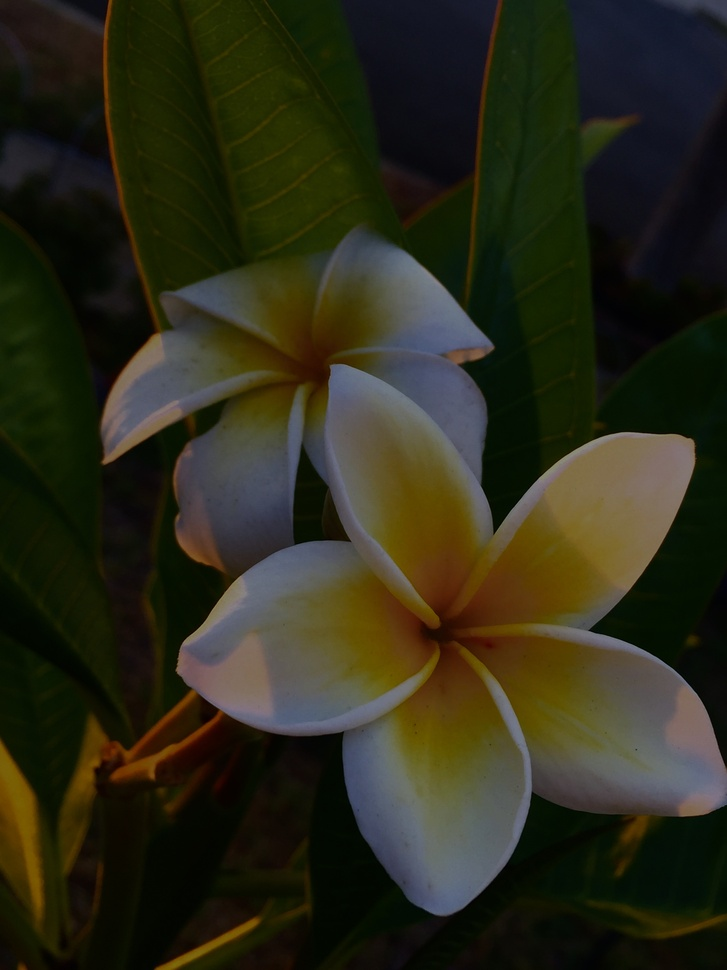
#> input picture Sample_Images/1c08f35275f0941b131725801666d8d3 2.jpg, 727 x 970 px, shrunk from 2448 x 3264 before the run; its folder holds only this picture in this run
$ python -i Combined_UI10.py   (imports and definitions only)
#> lines starting #> are read from the running program, lines starting #| are printed output that depends on the picture
#> further down, picture is the input picture: shape (970, 727, 3); mean B, G, R 25.3, 42.5, 43.1
import cv2
import numpy as np
import streamlit as st
import glob
import matplotlib.pyplot as plt

# Set Streamlit page configuration
# [4 lines not run here, left out]
# Input for gamma value
# [1 line that did not run here, left out]
# [14 lines not run here, left out]

# ---- Define Image Processing Methods ----
# Method 1: CLAHE
def apply_clahe(image):
    lab_image = cv2.cvtColor(image, cv2.COLOR_BGR2LAB)
#> lab_image: shape (970, 727, 3); mean of channels 0, 1, 2 42.9, 126.1, 137.2
    l_channel, a_channel, b_channel = cv2.split(lab_image)
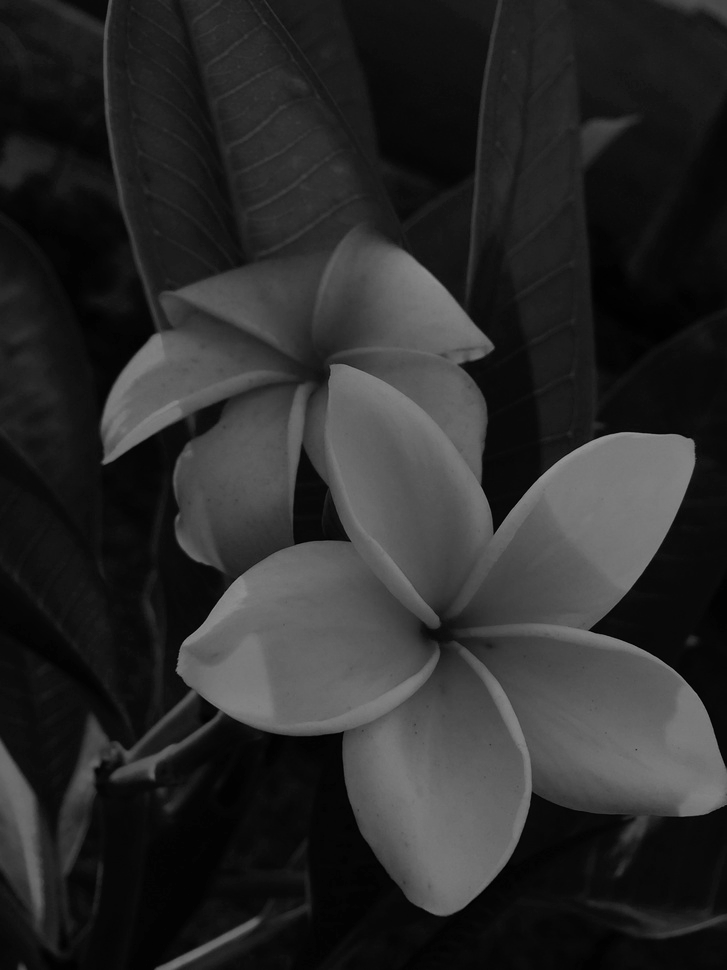
#> l_channel: shape (970, 727); min 0, max 152, mean 42.9
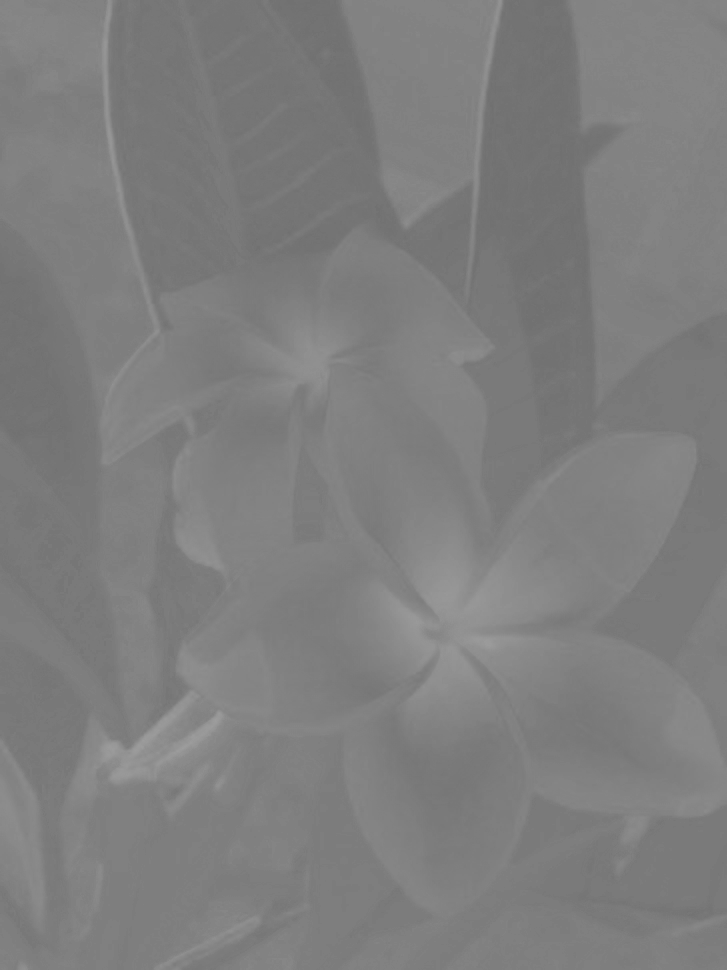
#> a_channel: shape (970, 727); min 111, max 157, mean 126.1
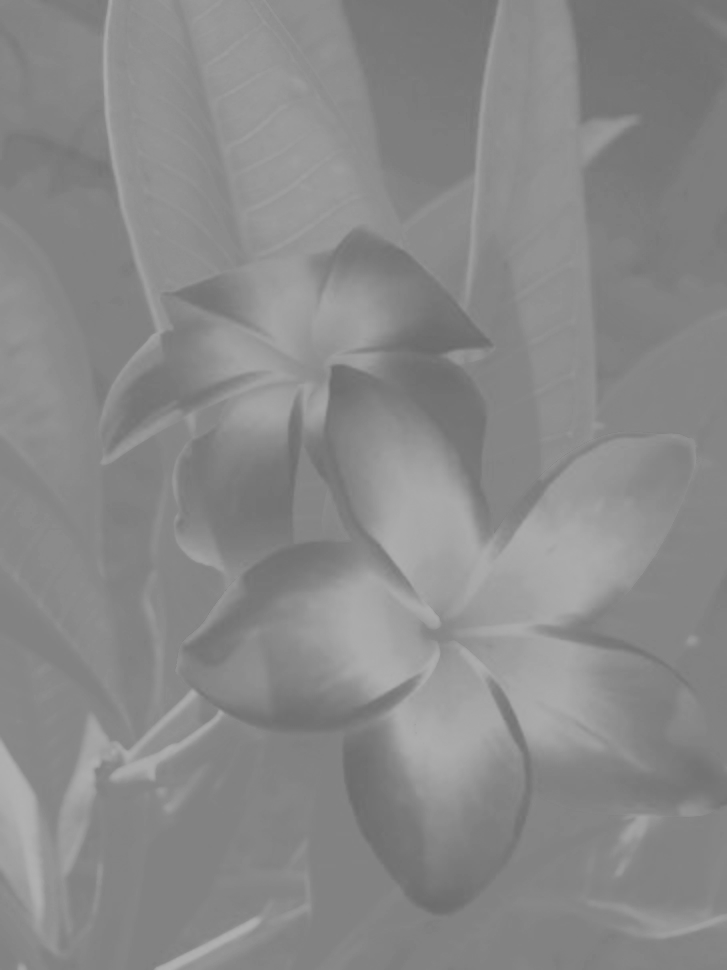
#> b_channel: shape (970, 727); min 106, max 177, mean 137.2
    clahe = cv2.createCLAHE(clipLimit=2.0, tileGridSize=(8, 8))
    clahe_l = clahe.apply(l_channel)
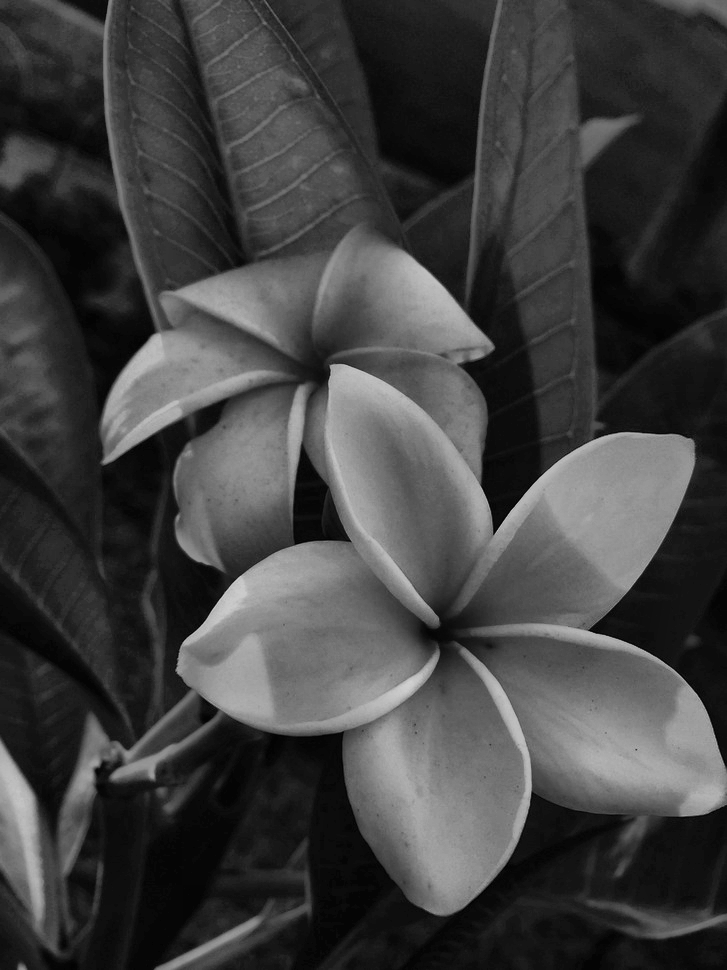
#> clahe_l: shape (970, 727); min 1, max 209, mean 64.7
    enhanced_lab_image = cv2.merge((clahe_l, a_channel, b_channel))
#> enhanced_lab_image: shape (970, 727, 3); mean of channels 0, 1, 2 64.7, 126.1, 137.2
    return cv2.cvtColor(enhanced_lab_image, cv2.COLOR_LAB2BGR)
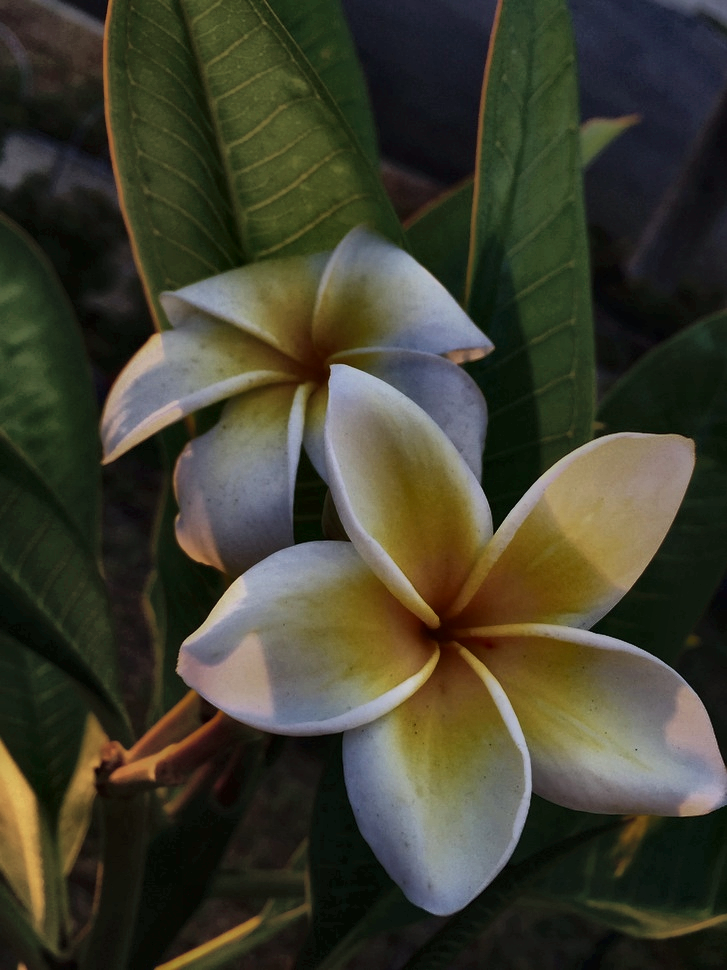
#> returned value: shape (970, 727, 3); mean B, G, R 46.9, 62.6, 63.4

# Method 2: Linear Contrast Stretching
def linear_contrast_stretch(image):
    stretched_image = cv2.normalize(image, None, 0, 255, cv2.NORM_MINMAX)
    return stretched_image

# [49 lines left out: functions get_best_match_image, adjust_luminance, apply_gamma_correction, not called in this run]

# [1 line that did not run here, left out]
# [1 line that did not run here, left out]

# ---- Display Images in Streamlit ----
# [2 lines not run here, left out]

# Display images in rows of two columns
# Row 1: Original and CLAHE
# [1 line that did not run here, left out]
# [8 lines not run here, left out]

# Row 2: Linear Contrast Stretching and Luminance Adjustment
# [1 line that did not run here, left out]
# [8 lines not run here, left out]

# Row 3: Gamma Correction and Gamma Curve Plot
# [1 line that did not run here, left out]
# [17 lines not run here, left out]

>>> import cv2
>>> picture = cv2.imread('../Sample_Images/1c08f35275f0941b131725801666d8d3 2.jpg')
>>> result = apply_clahe(picture)

$ run again, on Sample_Images/How-to-take-pictures-in-low-light-inside-your-home-by-Celeste-Pavlik-3.jpg
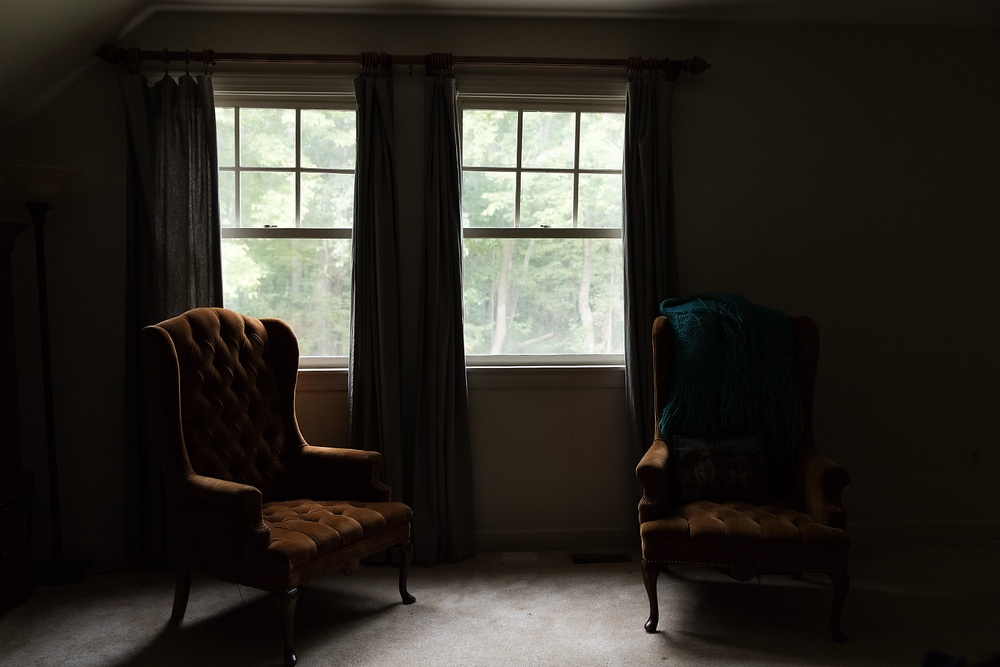
#> input picture Sample_Images/How-to-take-pictures-in-low-light-inside-your-home-by-Celeste-Pavlik-3.jpg, 1000 x 667 px, shrunk from 1600 x 1067 before the run
#> picture is the input picture: shape (667, 1000, 3); mean B, G, R 37.2, 43.7, 47.3
#> lab_image: shape (667, 1000, 3); mean of channels 0, 1, 2 43, 128.5, 131.9
#> in apply_clahe, `clahe_l = clahe.apply(l_channel)`:
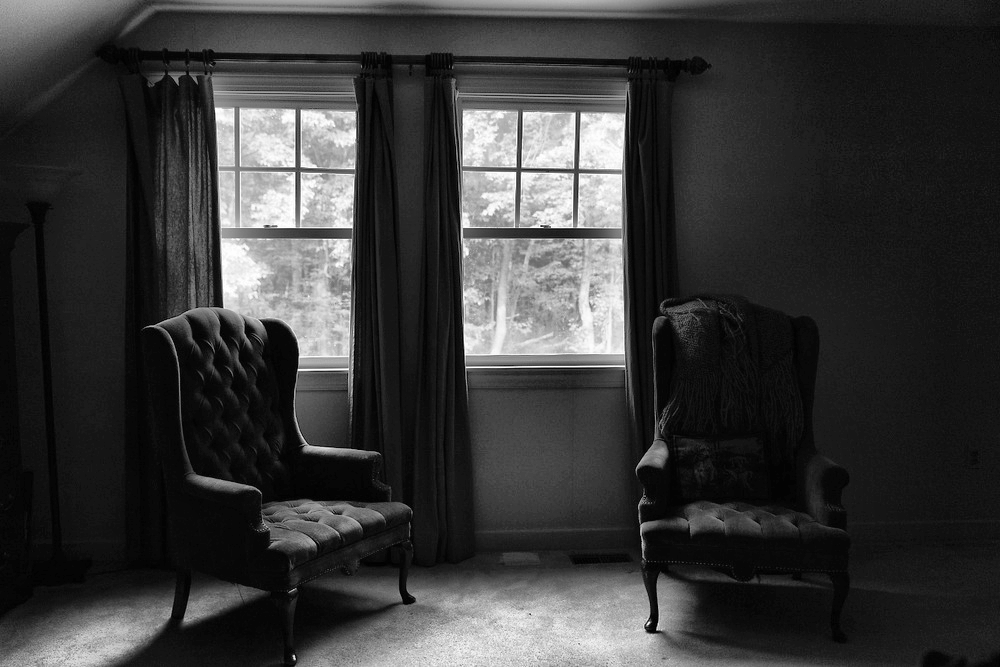
#> clahe_l: shape (667, 1000); min 1, max 255, mean 55.8
#> enhanced_lab_image: shape (667, 1000, 3); mean of channels 0, 1, 2 55.8, 128.5, 131.9
#> in apply_clahe, `return cv2.cvtColor(enhanced_lab_image, cv2.COLOR_LAB2BGR)`:
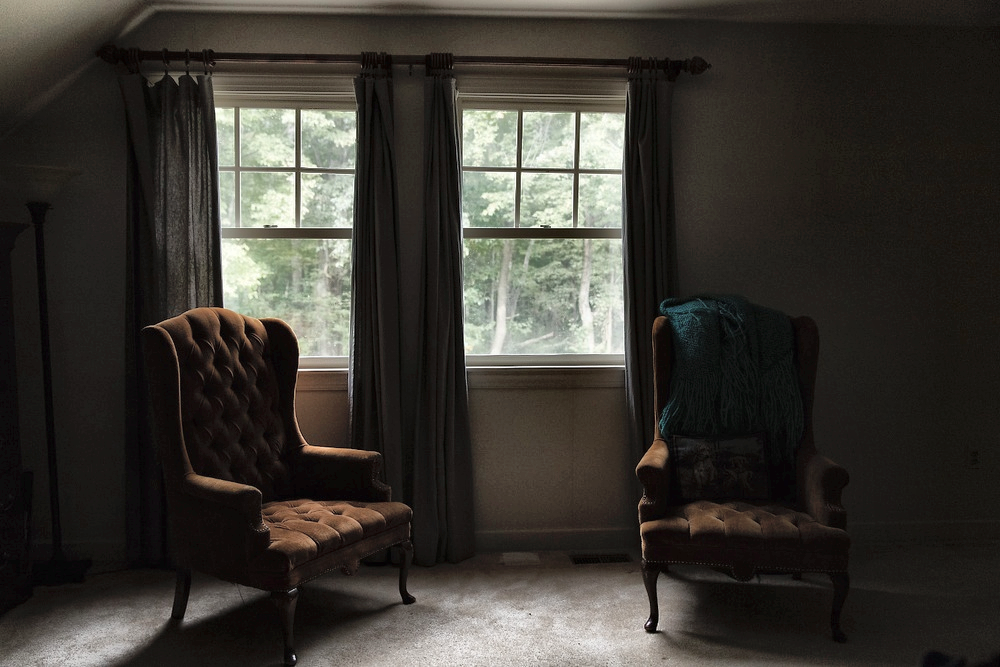
#> returned value: shape (667, 1000, 3); mean B, G, R 49.2, 55.1, 58.4

$ run again, on Sample_Images/pink-1906527_1280.jpg
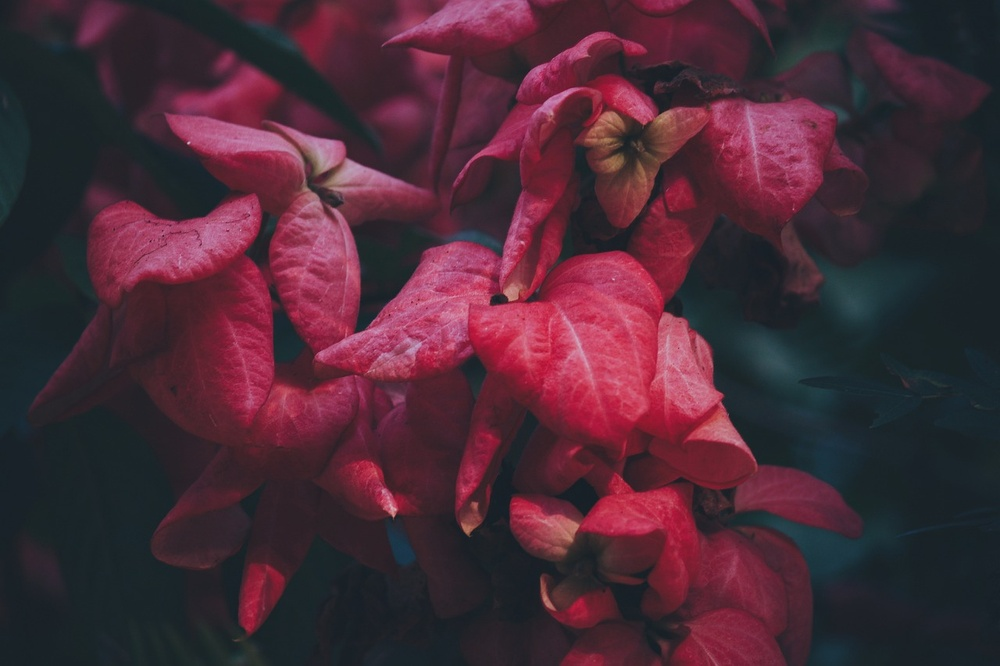
#> input picture Sample_Images/pink-1906527_1280.jpg, 1000 x 666 px, shrunk from 1280 x 853 before the run
#> picture is the input picture: shape (666, 1000, 3); mean B, G, R 55, 42.4, 73.9
#> lab_image: shape (666, 1000, 3); mean of channels 0, 1, 2 57, 143.1, 127.6
#> in apply_clahe, `l_channel, a_channel, b_channel = cv2.split(lab_image)`:
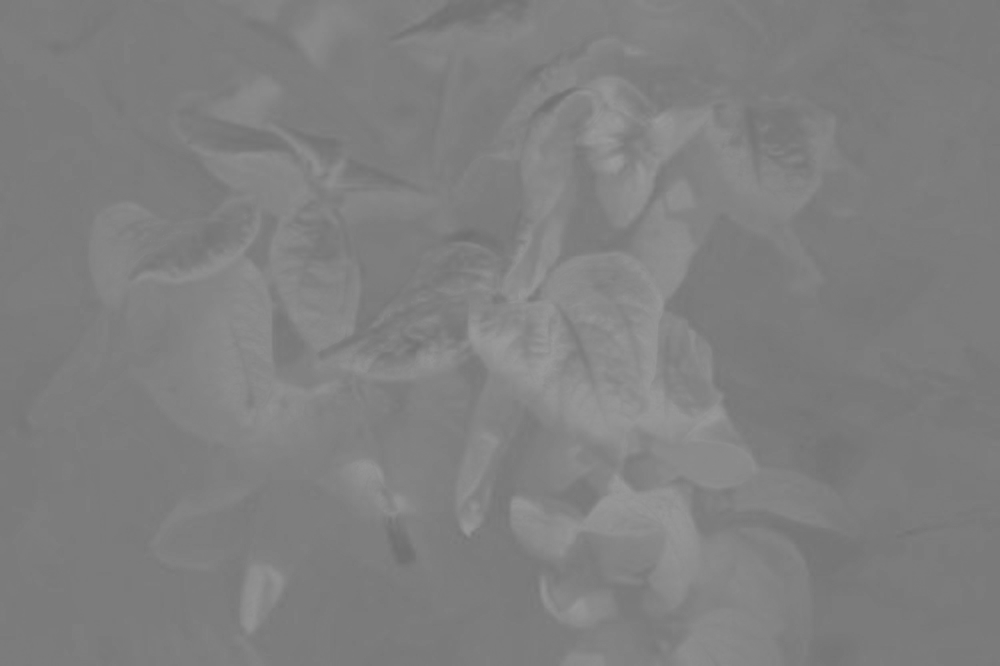
#> b_channel: shape (666, 1000); min 111, max 155, mean 127.6
#> enhanced_lab_image: shape (666, 1000, 3); mean of channels 0, 1, 2 73, 143.1, 127.6
#> in apply_clahe, `return cv2.cvtColor(enhanced_lab_image, cv2.COLOR_LAB2BGR)`:
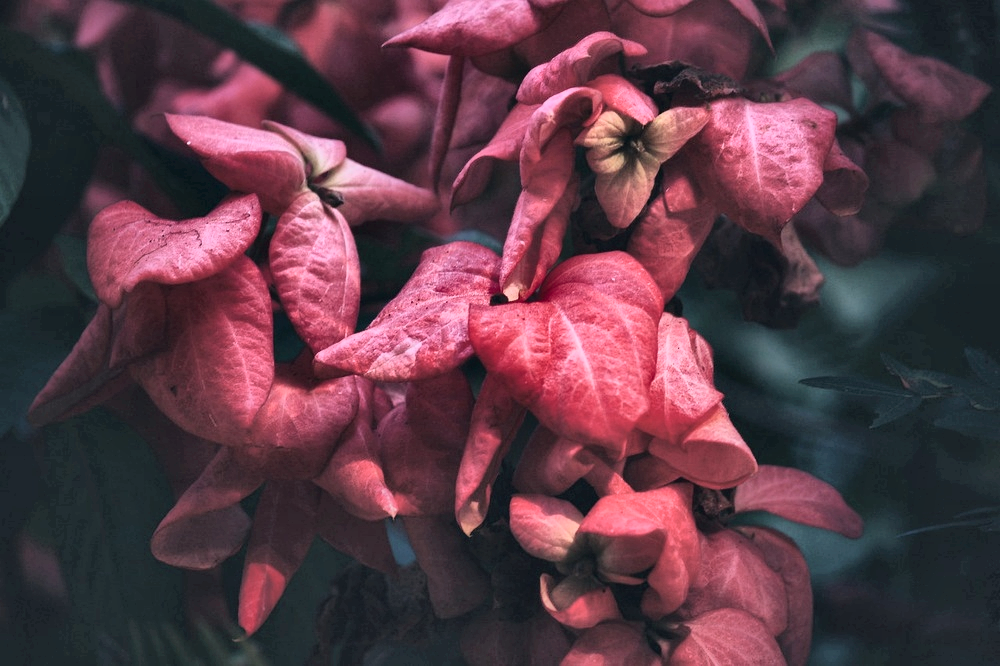
#> returned value: shape (666, 1000, 3); mean B, G, R 70.1, 58.5, 90.6
